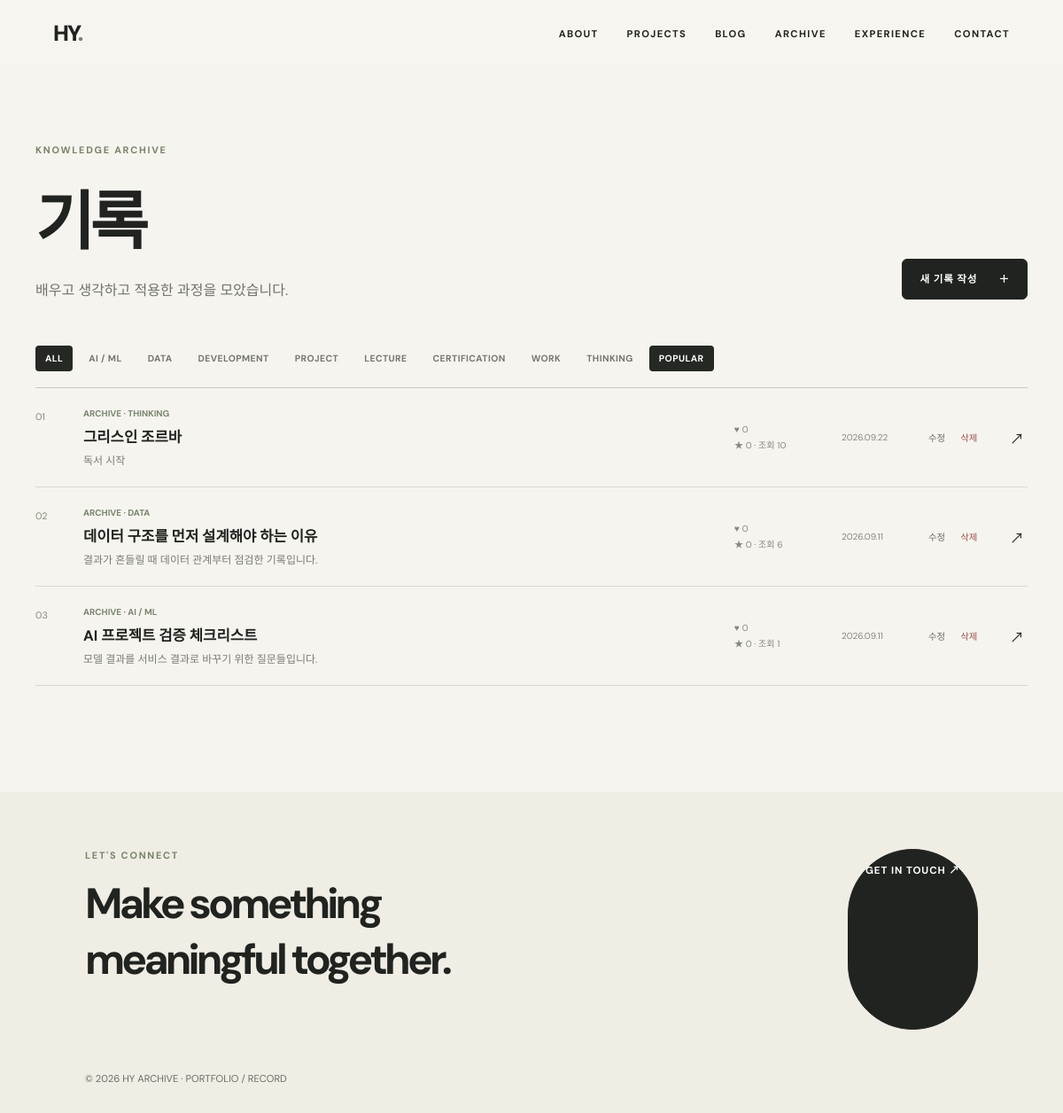
Screenshot of /records?category=ALL&sort=popular with the database file from the repository.
### models.py (models this page shows)
class TimestampMixin:
    created_at = db.Column(db.DateTime, default=datetime.utcnow)
    updated_at = db.Column(db.DateTime, default=datetime.utcnow, onupdate=datetime.utcnow)

class Archive(TimestampMixin, db.Model):
    id = db.Column(db.Integer, primary_key=True)
    title = db.Column(db.String(200), nullable=False)
    category = db.Column(db.String(80), nullable=False)
    summary = db.Column(db.Text)
    content = db.Column(db.Text)
    content_type = db.Column(db.String(40), default="archive", nullable=False)
    tags = db.Column(db.String(400))
    thumbnail = db.Column(db.String(400))
    source_type = db.Column(db.String(80))
    source_url = db.Column(db.String(400))
    is_featured = db.Column(db.Boolean, default=False, nullable=False)
    is_pinned = db.Column(db.Boolean, default=False, nullable=False)
    view_count = db.Column(db.Integer, default=0, nullable=False)
    like_count = db.Column(db.Integer, default=0, nullable=False)
    recommendation_count = db.Column(db.Integer, default=0, nullable=False)
    comments = db.relationship("RecordComment", backref="record", cascade="all, delete-orphan", lazy=True)

### app.py (the view)
@app.route("/records")
def records():
    query, category, sort = record_query()
    return render_template("records/list.html", records=query.all(), category=category, sort=sort)

### app.py (called while the page is built)
@app.context_processor
def globals_for_templates():
    return {"profile": Profile.query.first(), "project_count": Project.query.count(), "archive_count": Archive.query.filter_by(content_type="archive").count(), "skill_count": Skill.query.count(), "blog_categories": BLOG_CATEGORIES, "archive_categories": ARCHIVE_CATEGORIES}

def record_query():
    sort = request.args.get("sort", "latest")
    query = Archive.query
    if sort == "popular": query = query.order_by(Archive.recommendation_count.desc(), Archive.like_count.desc(), Archive.view_count.desc(), Archive.created_at.desc())
    else: query = query.order_by(Archive.is_pinned.desc(), Archive.created_at.desc())
    category = request.args.get("category", "ALL")
    if category != "ALL": query = query.filter_by(category=category)
    return query, category, sort

@app.before_request
def protect_admin():
    if request.path.startswith("/admin") and request.endpoint != "admin_login" and not session.get("admin"): return redirect(url_for("admin_login"))

### templates/records/list.html (shortened to what this page needs)
{% extends 'base.html' %}
{% block body_class %}records-page record-list-page{% endblock %}
{% block head %}<link rel="stylesheet" href="{{ url_for('static', filename='css/records.css') }}">{% endblock %}
{% block content %}
<main class="records-index">
  <header class="records-header"><div><p class="eyebrow">KNOWLEDGE ARCHIVE</p><h1>기록</h1><p>배우고 생각하고 적용한 과정을 모았습니다.</p></div><a class="button dark" href="{{ url_for('new_record') }}">새 기록 작성 <span>＋</span></a></header>
  <nav class="record-filters" aria-label="기록 필터">{% for cat in ['ALL','AI / ML','DATA','DEVELOPMENT','PROJECT','LECTURE','CERTIFICATION','WORK','THINKING'] %}<a class="{% if category == cat %}active{% endif %}" href="{{ url_for('records', category=cat, sort=sort) }}">{{ cat }}</a>{% endfor %}<a class="{% if sort == 'popular' %}active{% endif %}" href="{{ url_for('records', category=category, sort='popular') }}">POPULAR</a></nav>
  <section class="records-table">
    {% for item in records %}
    <article class="record-row">
      <span class="row-number">{{ '%02d'|format(loop.index) }}</span>
      <span class="row-content"><small>{% if item.is_pinned %}PINNED · {% endif %}{{ item.content_type|upper }} · {{ item.category }}</small><strong><a href="{{ url_for('record_detail', record_id=item.id) }}">{{ item.title }}</a></strong>{% if item.summary %}<span>{{ item.summary }}</span>{% endif %}</span>
      <span class="row-stats">♥ {{ item.like_count }}<br>★ {{ item.recommendation_count }} · 조회 {{ item.view_count }}</span>
      <time>{{ item.created_at.strftime('%Y.%m.%d') }}</time>
      <span class="row-actions"><a href="{{ url_for('edit_record', record_id=item.id) }}">수정</a><form method="post" action="{{ url_for('delete_record', record_id=item.id) }}" onsubmit="return confirm('이 기록을 삭제할까요? 삭제 후에는 복구할 수 없습니다.');"><button type="submit">삭제</button></form></span>
      <a class="row-arrow" href="{{ url_for('record_detail', record_id=item.id) }}" aria-label="{{ item.title }} 상세 보기">↗</a>
    </article>
    {% else %}<p class="records-empty">아직 기록이 없습니다. 첫 번째 기록을 작성해보세요.</p>{% endfor %}
  </section>
</main>
{% endblock %}

### static/css/style.css (style rules this page uses)
:root { --bg:#f7f5ef;--surface:#fff;--soft:#efede4;--text:#20231f;--muted:#696d64;--olive:#778267;--dark:#606c54;--border:#dddccf }
* { box-sizing:border-box }
html { scroll-behavior:smooth }
body { margin:0;background:var(--bg);color:var(--text);font-family:'DM Sans','Noto Sans KR',sans-serif }
a { color:inherit;text-decoration:none }
nav { display:flex;gap:2rem;font-size:.7rem;font-weight:700;letter-spacing:.12em }
.eyebrow { color:var(--olive);font-size:.68rem;font-weight:700;letter-spacing:.16em;margin:0 0 1rem;text-transform:uppercase }
.button { display:inline-flex;padding:.85rem 1.2rem;border:1px solid var(--border);border-radius:999px;font:inherit;font-size:.72rem;font-weight:700;letter-spacing:.08em;background:transparent;cursor:pointer }
.button.dark { background:var(--text);color:#fff;border-color:var(--text) }

### static/css/records.css (style rules this page uses)
.records-page { background:#f6f4ef }
.records-index,.record-detail { width:min(100% - 48px,1120px);margin:0 auto;padding:86px 0 120px }
.records-header { display:flex;align-items:end;justify-content:space-between;gap:30px;margin-bottom:52px }
.records-header h1 { margin:0;font-size:clamp(2.6rem,6vw,4.8rem);letter-spacing:-.07em }
.records-header>div>p:last-child { margin:16px 0 0;color:#70736c }
.records-header>.button { border-radius:6px;gap:24px }
.record-filters { display:flex;gap:7px;overflow-x:auto;padding:0 0 18px;border-bottom:1px solid #cbc8bf;scrollbar-width:thin }
.record-filters a { flex:none;padding:8px 11px;border-radius:4px;color:#74766f;font-size:.65rem;font-weight:700;letter-spacing:.04em }
.record-filters a:hover,.record-filters a.active { background:#262824;color:#fff }
.record-row { display:grid;grid-template-columns:38px minmax(0,1fr) 105px 76px 82px 20px;gap:16px;align-items:center;min-height:112px;border-bottom:1px solid #d9d6ce;transition:background .2s ease,padding .2s ease }
.row-number { align-self:start;padding-top:25px;color:#858b7d;font-size:.68rem }
.row-content { min-width:0;display:flex;flex-direction:column }
.row-content small { margin-bottom:7px;color:#78856e;font-size:.62rem;font-weight:700 }
.row-content strong { font-size:1.04rem;white-space:nowrap;overflow:hidden;text-overflow:ellipsis }
.row-content>span { margin-top:6px;color:#7a7c76;font-size:.75rem;white-space:nowrap;overflow:hidden;text-overflow:ellipsis }
.row-stats,.record-row time { color:#858780;font-size:.63rem;line-height:1.7 }
.row-actions { display:flex;gap:5px;align-items:center }
.row-actions form { margin:0 }
.row-actions a,.row-actions button { padding:6px;border:0;background:transparent;color:#686b64;font:inherit;font-size:.65rem;cursor:pointer }
.row-actions button { color:#9a514a }
.row-arrow { font-size:1rem }

### rows the page displays
Archive: index "01", content_type "ARCHIVE", category "THINKING", title "그리스인 조르바", summary "독서 시작", like_count "0", recommendation_count "0", view_count "10", created_at "2026.09.22"
Archive: index "02", content_type "ARCHIVE", category "DATA", title "데이터 구조를 먼저 설계해야 하는 이유", summary "결과가 흔들릴 때 데이터 관계부터 점검한 기록입니다.", like_count "0", recommendation_count "0", view_count "6", created_at "2026.09.11"
Archive: index "03", content_type "ARCHIVE", category "AI / ML", title "AI 프로젝트 검증 체크리스트", summary "모델 결과를 서비스 결과로 바꾸기 위한 질문들입니다.", like_count "0", recommendation_count "0", view_count "1", created_at "2026.09.11"

### other values shown
{{ cat }} "ALL" "AI / ML" "DATA" "DEVELOPMENT" "PROJECT" "LECTURE" "CERTIFICATION" "WORK" "THINKING"
